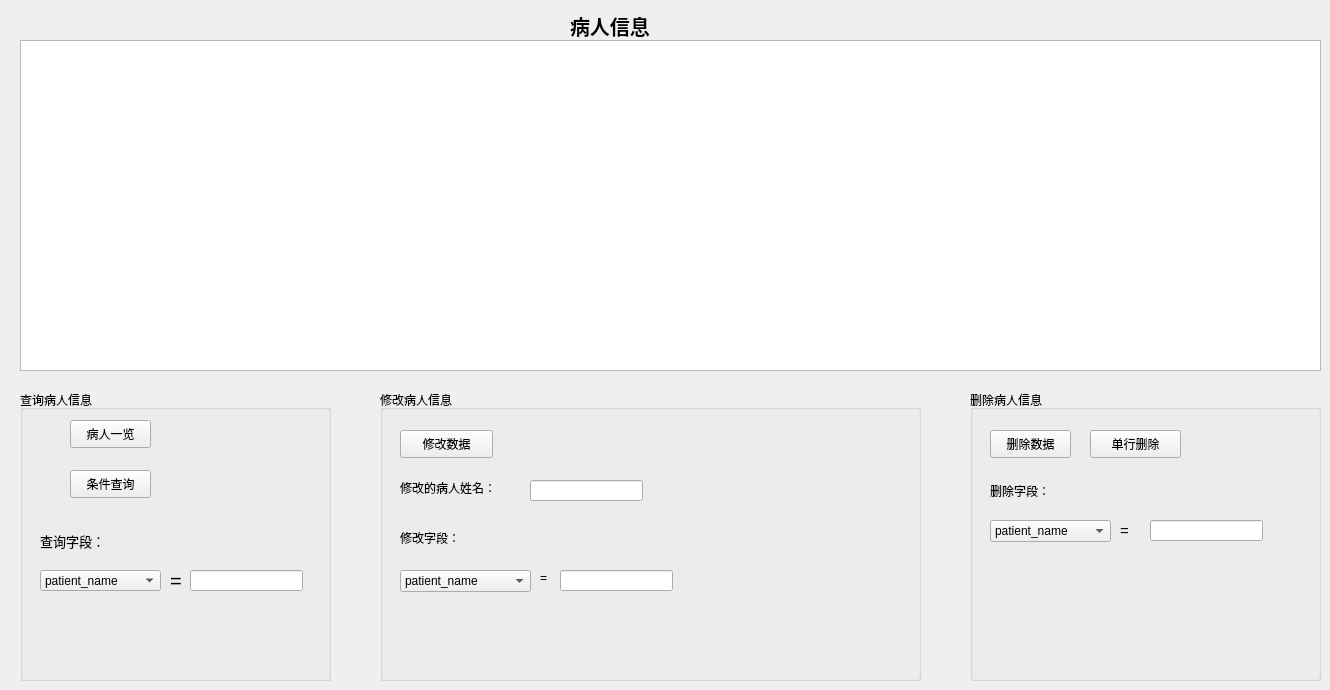
       <widget class="QWidget" name="tab_2">
        <attribute name="title">
         <string>病人管理</string>
        </attribute>
        <widget class="QTableView" name="tableView">
         <property name="geometry">
          <rect>
           <x>20</x>
           <y>40</y>
           <width>1301</width>
           <height>331</height>
          </rect>
         </property>
        </widget>
        <widget class="QLabel" name="label_10">
         <property name="geometry">
          <rect>
           <x>570</x>
           <y>10</y>
           <width>111</width>
           <height>31</height>
          </rect>
         </property>
         <property name="font">
          <font>
           <pointsize>15</pointsize>
           <weight>75</weight>
           <bold>true</bold>
          </font>
         </property>
         <property name="text">
          <string>病人信息</string>
         </property>
        </widget>
        <widget class="QGroupBox" name="groupBox_2">
         <property name="geometry">
          <rect>
           <x>20</x>
           <y>390</y>
           <width>311</width>
           <height>291</height>
          </rect>
         </property>
         <property name="title">
          <string>查询病人信息</string>
         </property>
         <widget class="QPushButton" name="pushButton_11">
          <property name="geometry">
           <rect>
            <x>50</x>
            <y>80</y>
            <width>81</width>
            <height>28</height>
           </rect>
          </property>
          <property name="text">
           <string>条件查询</string>
          </property>
         </widget>
         <widget class="QComboBox" name="comboBox">
          <property name="geometry">
           <rect>
            <x>20</x>
            <y>180</y>
            <width>121</width>
            <height>21</height>
           </rect>
          </property>
          <item>
           <property name="text">
            <string>patient_name</string>
           </property>
          </item>
          <item>
           <property name="text">
            <string>patient_gender</string>
           </property>
          </item>
          <item>
           <property name="text">
            <string>patient_date_start</string>
           </property>
          </item>
          <item>
           <property name="text">
            <string>patient_dept</string>
           </property>
          </item>
          <item>
           <property name="text">
            <string>patient_state</string>
           </property>
          </item>
          <item>
           <property name="text">
            <string>patient_doc</string>
           </property>
          </item>
          <item>
           <property name="text">
            <string>patient_room</string>
           </property>
          </item>
          <item>
           <property name="text">
            <string>patient_bed</string>
           </property>
          </item>
         </widget>
         <widget class="QLineEdit" name="patient_cha">
          <property name="geometry">
           <rect>
            <x>170</x>
            <y>180</y>
            <width>113</width>
            <height>21</height>
           </rect>
          </property>
          <property name="font">
           <font>
            <pointsize>10</pointsize>
           </font>
          </property>
         </widget>
         <widget class="QLabel" name="label_11">
          <property name="geometry">
           <rect>
            <x>20</x>
            <y>140</y>
            <width>81</width>
            <height>21</height>
           </rect>
          </property>
          <property name="font">
           <font>
            <pointsize>10</pointsize>
           </font>
          </property>
          <property name="text">
           <string>查询字段：</string>
          </property>
         </widget>
         <widget class="QLabel" name="label_12">
          <property name="geometry">
           <rect>
            <x>150</x>
            <y>180</y>
            <width>21</width>
            <height>21</height>
           </rect>
          </property>
          <property name="font">
           <font>
            <pointsize>15</pointsize>
           </font>
          </property>
          <property name="text">
           <string>=</string>
          </property>
         </widget>
         <widget class="QPushButton" name="pushButton">
          <property name="geometry">
           <rect>
            <x>50</x>
            <y>30</y>
            <width>81</width>
            <height>28</height>
           </rect>
          </property>
          <property name="text">
           <string>病人一览</string>
          </property>
         </widget>
        </widget>
        <widget class="QGroupBox" name="groupBox_3">
         <property name="geometry">
          <rect>
           <x>970</x>
           <y>390</y>
           <width>351</width>
           <height>291</height>
          </rect>
         </property>
         <property name="title">
          <string>删除病人信息</string>
         </property>
         <widget class="QPushButton" name="pushButton_3">
          <property name="geometry">
           <rect>
            <x>120</x>
            <y>40</y>
            <width>91</width>
            <height>28</height>
           </rect>
          </property>
          <property name="text">
           <string>单行删除</string>
          </property>
         </widget>
         <widget class="QLabel" name="label_13">
          <property name="geometry">
           <rect>
            <x>20</x>
            <y>90</y>
            <width>72</width>
            <height>21</height>
           </rect>
          </property>
          <property name="text">
           <string>删除字段：</string>
          </property>
         </widget>
         <widget class="QComboBox" name="comboBox_2">
          <property name="geometry">
           <rect>
            <x>20</x>
            <y>130</y>
            <width>121</width>
            <height>22</height>
           </rect>
          </property>
          <item>
           <property name="text">
            <string>patient_name</string>
           </property>
          </item>
          <item>
           <property name="text">
            <string>patient_gender</string>
           </property>
          </item>
          <item>
           <property name="text">
            <string>patient_date_start</string>
           </property>
          </item>
          <item>
           <property name="text">
            <string>patient_dept</string>
           </property>
          </item>
          <item>
           <property name="text">
            <string>patient_state</string>
           </property>
          </item>
          <item>
           <property name="text">
            <string>patient_doc</string>
           </property>
          </item>
          <item>
           <property name="text">
            <string>patient_room</string>
           </property>
          </item>
          <item>
           <property name="text">
            <string>patient_bed</string>
           </property>
          </item>
         </widget>
         <widget class="QLabel" name="label_14">
          <property name="geometry">
           <rect>
            <x>150</x>
            <y>130</y>
            <width>31</width>
            <height>21</height>
           </rect>
          </property>
          <property name="font">
           <font>
            <pointsize>11</pointsize>
           </font>
          </property>
          <property name="text">
           <string>=</string>
          </property>
         </widget>
         <widget class="QLineEdit" name="patient_del">
          <property name="geometry">
           <rect>
            <x>180</x>
            <y>130</y>
            <width>113</width>
            <height>21</height>
           </rect>
          </property>
         </widget>
         <widget class="QPushButton" name="pushButton_4">
          <property name="geometry">
           <rect>
            <x>20</x>
            <y>40</y>
            <width>81</width>
            <height>28</height>
           </rect>
          </property>
          <property name="text">
           <string>删除数据</string>
          </property>
         </widget>
        </widget>
        <widget class="QGroupBox" name="groupBox_10">
         <property name="geometry">
          <rect>
           <x>380</x>
           <y>390</y>
           <width>541</width>
           <height>291</height>
          </rect>
         </property>
         <property name="title">
          <string>修改病人信息</string>
         </property>
         <widget class="QPushButton" name="pushButton_22">
          <property name="geometry">
           <rect>
            <x>20</x>
            <y>40</y>
            <width>93</width>
            <height>28</height>
           </rect>
          </property>
          <property name="text">
           <string>修改数据</string>
          </property>
         </widget>
         <widget class="QLabel" name="label_27">
          <property name="geometry">
           <rect>
            <x>20</x>
            <y>90</y>
            <width>131</width>
            <height>16</height>
           </rect>
          </property>
          <property name="text">
           <string>修改的病人姓名：</string>
          </property>
         </widget>
         <widget class="QLineEdit" name="patient_id">
          <property name="geometry">
           <rect>
            <x>150</x>
            <y>90</y>
            <width>113</width>
            <height>21</height>
           </rect>
          </property>
         </widget>
         <widget class="QComboBox" name="comboBox_10">
          <property name="geometry">
           <rect>
            <x>20</x>
            <y>180</y>
            <width>131</width>
            <height>22</height>
           </rect>
          </property>
          <item>
           <property name="text">
            <string>patient_name</string>
           </property>
          </item>
          <item>
           <property name="text">
            <string>patient_gender</string>
           </property>
          </item>
          <item>
           <property name="text">
            <string>patient_date_start</string>
           </property>
          </item>
          <item>
           <property name="text">
            <string>patient_dept</string>
           </property>
          </item>
          <item>
           <property name="text">
            <string>patient_state</string>
           </property>
          </item>
          <item>
           <property name="text">
            <string>patient_doc</string>
           </property>
          </item>
          <item>
           <property name="text">
            <string>patient_room</string>
           </property>
          </item>
          <item>
           <property name="text">
            <string>patient_bed</string>
           </property>
          </item>
         </widget>
         <widget class="QLabel" name="label_28">
          <property name="geometry">
           <rect>
            <x>20</x>
            <y>140</y>
            <width>72</width>
            <height>15</height>
           </rect>
          </property>
          <property name="text">
           <string>修改字段：</string>
          </property>
         </widget>
         <widget class="QLabel" name="label_35">
          <property name="geometry">
           <rect>
            <x>160</x>
            <y>180</y>
            <width>16</width>
            <height>16</height>
           </rect>
          </property>
          <property name="text">
           <string>=</string>
          </property>
         </widget>
         <widget class="QLineEdit" name="patient_updata">
          <property name="geometry">
           <rect>
            <x>180</x>
            <y>180</y>
            <width>113</width>
            <height>21</height>
           </rect>
          </property>
         </widget>
        </widget>
       </widget>
